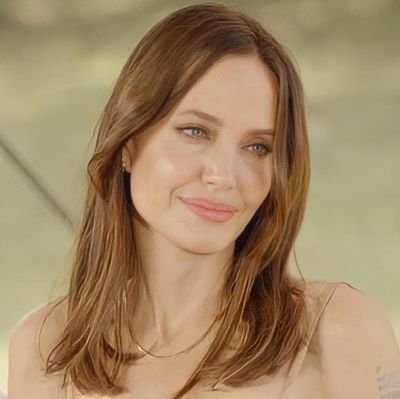
#> input picture dataset/angelina_jolie/Angelina Jolie (_joliestweet) _ Twitter.jpg, 400 x 399 px; its folder holds only this picture in this run
$ jupyter execute --allow-errors simple_celeb_image_classification.ipynb
#> lines starting #> are read from the running program, lines starting #| are printed output that depends on the picture
[cell 1]
# Data cleaning
# importing libs
import numpy as np
import matplotlib.pyplot as plt
import cv2
import os
import shutil # it offers a number of high-level opps on files  and collections...

[cell 2]
# some variables
dataset_path = './dataset/'
dataset_cr_path = './dataset/cropped/'

[cell 3]
# haar for face and eyes detection
face_cascade = cv2.CascadeClassifier('./opencv/haarcascades/haarcascade_frontalface_default.xml')
eye_cascade = cv2.CascadeClassifier('./opencv/haarcascades/haarcascade_eye.xml')

[cell 4]
# function that is going to help in detecting the face and return faces where both
# eyes are seen for to help in training the model
def get_cropped_image_where_both_eyes(image_path):
    img = cv2.imread(image_path)
#> img is the input picture: shape (399, 400, 3); mean B, G, R 102, 135.1, 161.3
    gray = cv2.cvtColor(img, cv2.COLOR_BGR2GRAY)
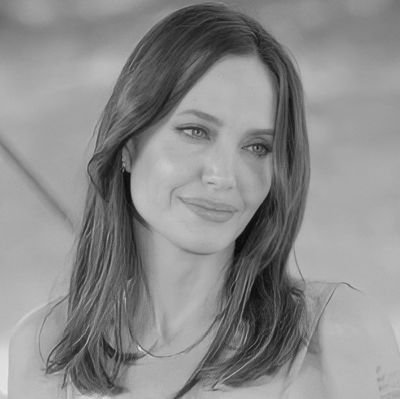
#> gray: shape (399, 400); min 6, max 232, mean 139.2
    faces = face_cascade.detectMultiScale(gray, 1.3, 5)
#> faces = [[139, 76, 170, 170]]
    for (x,y,w,h) in faces:
        roi_gray = gray[y:y+h, x:x+w]
        roi_color = img[y:y+h, x:x+w]
        eyes = eye_cascade.detectMultiScale(roi_gray)
        if len(eyes) >= 2:
            return roi_color
#> this loop made 1 pass
#> (x, y, w, h, eyes) on pass 1: (139, 76, 170, 170, [[37, 36, 41, 41], [102, 56, 32, 32]])
#> pass 1, in get_cropped_image_where_both_eyes, `roi_gray = gray[y:y+h, x:x+w]`:
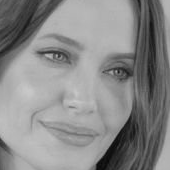
#> roi_gray: shape (170, 170); min 8, max 203, mean 136.7
#> pass 1, in get_cropped_image_where_both_eyes, `roi_color = img[y:y+h, x:x+w]`:
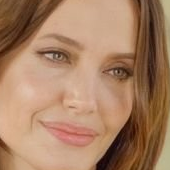
#> roi_color: shape (170, 170, 3); mean B, G, R 99.5, 128.1, 167.7
